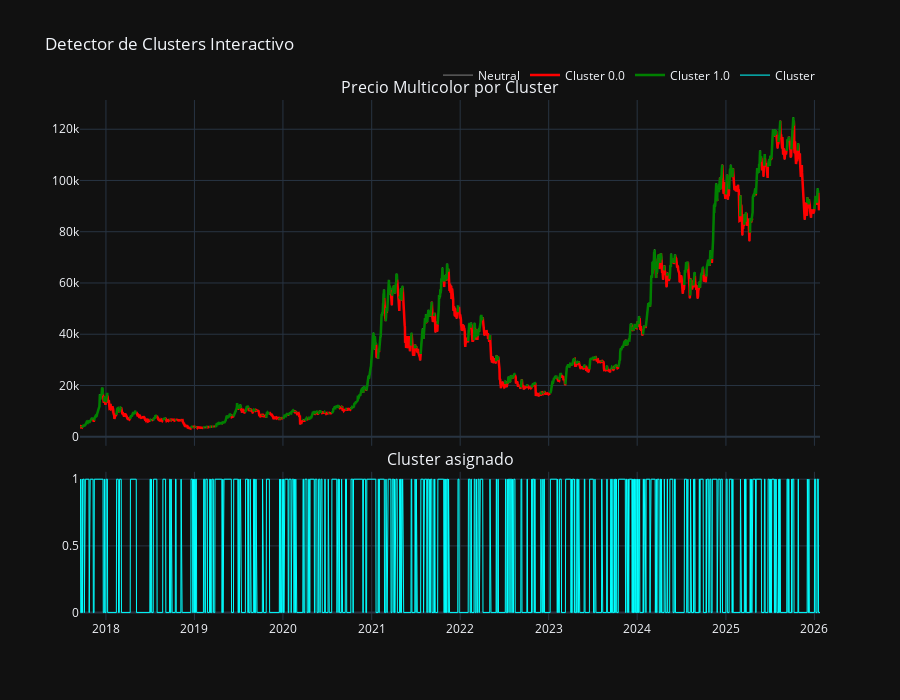

This figure's notebook cell:
### Code cell
import plotly.graph_objects as go
from plotly.subplots import make_subplots

# --- 1. Base continua (gris) ---
close_neutral = df['Close']

# --- 2. Series por cluster ---
colors = {0.0: "red", 1.0: "green"}
close_cluster = {}

for c in colors.keys():
    # Creamos máscara: el punto actual o el siguiente pertenece al cluster
    mask = (df['cluster'] == c) | (df['cluster'].shift(-1) == c)
    series = df['Close'].copy()
    series[~mask] = np.nan
    close_cluster[c] = series

# --- 3. Crear subplots ---
fig = make_subplots(
    rows=2, cols=1,
    shared_xaxes=True,
    vertical_spacing=0.05,
    row_heights=[0.7, 0.3],
    subplot_titles=("Precio Multicolor por Cluster", "Cluster asignado")
)

# --- Panel superior: Precio ---
# Línea gris base
fig.add_trace(go.Scatter(
    x=df.index, y=close_neutral,
    mode='lines',
    line=dict(color='gray', width=1),
    name='Neutral',
    hoverinfo='skip'
), row=1, col=1)

# Líneas coloreadas por cluster
for c, series in close_cluster.items():
    fig.add_trace(go.Scatter(
        x=df.index, y=series,
        mode='lines',
        line=dict(color=colors[c], width=2.5),
        name=f"Cluster {c}",
        connectgaps=False
    ), row=1, col=1)

# --- Panel inferior: mostrar cluster como línea discreta ---
fig.add_trace(go.Scatter(
    x=df.index, y=df['cluster'],
    mode='lines',
    line=dict(color='cyan', width=1),
    name='Cluster'
), row=2, col=1)

# --- Layout ---
fig.update_layout(
    template='plotly_dark',
    height=700,
    title_text="Detector de Clusters Interactivo",
    hovermode="x unified",
    dragmode='zoom',
    legend=dict(orientation="h", yanchor="bottom", y=1.02, xanchor="right", x=1)
)

fig.update_xaxes(rangeslider_visible=False)

fig.show()

### Figure 1 — Plotly figure (JSON) as saved in the notebook; plotly's stock layout.template omitted (floating-point values rounded to 4 significant figures; data arrays with more than 128 entries replaced by an {"elided": "..."} marker saying what was removed)
{"data": [{"hoverinfo": "skip", "line": {"color": "gray", "width": 1}, "mode": "lines", "name": "Neutral", "type": "scatter", "x": {"elided": "3053 str values"}, "xaxis": "x", "y": {"elided": "3053 float values"}, "yaxis": "y"}, {"connectgaps": false, "line": {"color": "red", "width": 2.5}, "mode": "lines", "name": "Cluster 0.0", "type": "scatter", "x": {"elided": "3053 str values"}, "xaxis": "x", "y": {"elided": "3053 float values"}, "yaxis": "y"}, {"connectgaps": false, "line": {"color": "green", "width": 2.5}, "mode": "lines", "name": "Cluster 1.0", "type": "scatter", "x": {"elided": "3053 str values"}, "xaxis": "x", "y": {"elided": "3053 float values"}, "yaxis": "y"}, {"line": {"color": "cyan", "width": 1}, "mode": "lines", "name": "Cluster", "type": "scatter", "x": {"elided": "3053 str values"}, "xaxis": "x2", "y": {"elided": "3053 int values"}, "yaxis": "y2"}], "layout": {"annotations": [{"font": {"size": 16}, "showarrow": false, "text": "Precio Multicolor por Cluster", "x": 0.5, "xanchor": "center", "xref": "paper", "y": 1.0, "yanchor": "bottom", "yref": "paper"}, {"font": {"size": 16}, "showarrow": false, "text": "Cluster asignado", "x": 0.5, "xanchor": "center", "xref": "paper", "y": 0.285, "yanchor": "bottom", "yref": "paper"}], "dragmode": "zoom", "height": 700, "hovermode": "x unified", "legend": {"orientation": "h", "x": 1, "xanchor": "right", "y": 1.02, "yanchor": "bottom"}, "title": {"text": "Detector de Clusters Interactivo"}, "xaxis": {"anchor": "y", "domain": [0, 1], "matches": "x2", "rangeslider": {"visible": false}, "showticklabels": false}, "xaxis2": {"anchor": "y2", "domain": [0, 1], "rangeslider": {"visible": false}}, "yaxis": {"anchor": "x", "domain": [0.335, 1.0]}, "yaxis2": {"anchor": "x2", "domain": [0, 0.285]}}}
